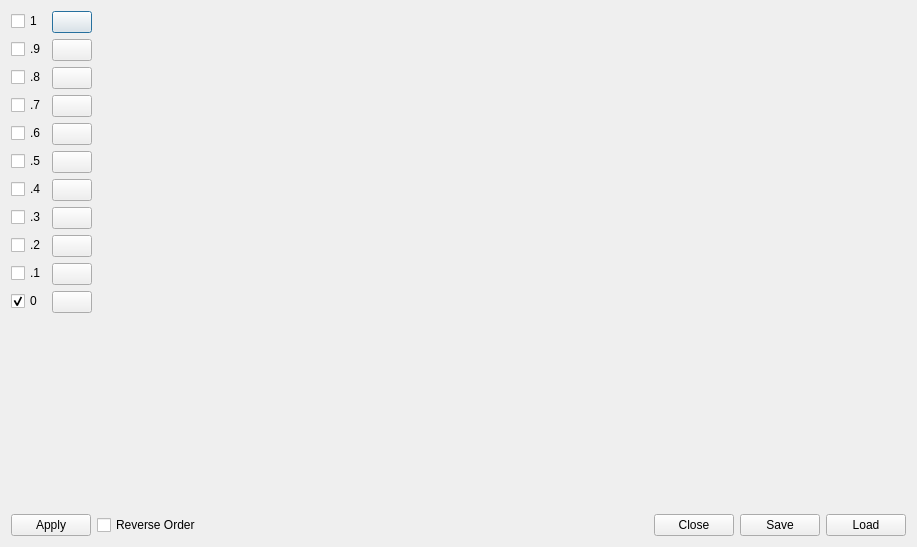
<?xml version="1.0" encoding="UTF-8"?>
<ui version="4.0">
 <class>userColorMapDlg</class>
 <widget class="QDialog" name="userColorMapDlg">
  <property name="geometry">
   <rect>
    <x>0</x>
    <y>0</y>
    <width>917</width>
    <height>547</height>
   </rect>
  </property>
  <property name="windowTitle">
   <string>Dialog</string>
  </property>
  <layout class="QVBoxLayout" name="verticalLayout" stretch="10,1">
   <item>
    <layout class="QHBoxLayout" name="horizontalLayout" stretch="2,20">
     <item>
      <layout class="QFormLayout" name="formLayout">
       <property name="fieldGrowthPolicy">
        <enum>QFormLayout::AllNonFixedFieldsGrow</enum>
       </property>
       <item row="0" column="0">
        <widget class="QCheckBox" name="cb10">
         <property name="text">
          <string>1</string>
         </property>
        </widget>
       </item>
       <item row="0" column="1">
        <widget class="QPushButton" name="pb10">
         <property name="text">
          <string/>
         </property>
        </widget>
       </item>
       <item row="1" column="0">
        <widget class="QCheckBox" name="cb09">
         <property name="text">
          <string>.9</string>
         </property>
        </widget>
       </item>
       <item row="1" column="1">
        <widget class="QPushButton" name="pb09">
         <property name="autoFillBackground">
          <bool>true</bool>
         </property>
         <property name="text">
          <string/>
         </property>
        </widget>
       </item>
       <item row="2" column="0">
        <widget class="QCheckBox" name="cb08">
         <property name="text">
          <string>.8</string>
         </property>
        </widget>
       </item>
       <item row="2" column="1">
        <widget class="QPushButton" name="pb08">
         <property name="text">
          <string/>
         </property>
        </widget>
       </item>
       <item row="3" column="0">
        <widget class="QCheckBox" name="cb07">
         <property name="text">
          <string>.7</string>
         </property>
        </widget>
       </item>
       <item row="3" column="1">
        <widget class="QPushButton" name="pb07">
         <property name="text">
          <string/>
         </property>
        </widget>
       </item>
       <item row="4" column="0">
        <widget class="QCheckBox" name="cb06">
         <property name="text">
          <string>.6</string>
         </property>
        </widget>
       </item>
       <item row="4" column="1">
        <widget class="QPushButton" name="pb06">
         <property name="text">
          <string/>
         </property>
        </widget>
       </item>
       <item row="5" column="0">
        <widget class="QCheckBox" name="cb05">
         <property name="text">
          <string>.5</string>
         </property>
        </widget>
       </item>
       <item row="5" column="1">
        <widget class="QPushButton" name="pb05">
         <property name="text">
          <string/>
         </property>
        </widget>
       </item>
       <item row="6" column="0">
        <widget class="QCheckBox" name="cb04">
         <property name="text">
          <string>.4</string>
         </property>
        </widget>
       </item>
       <item row="6" column="1">
        <widget class="QPushButton" name="pb04">
         <property name="text">
          <string/>
         </property>
        </widget>
       </item>
       <item row="7" column="0">
        <widget class="QCheckBox" name="cb03">
         <property name="text">
          <string>.3</string>
         </property>
        </widget>
       </item>
       <item row="7" column="1">
        <widget class="QPushButton" name="pb03">
         <property name="text">
          <string/>
         </property>
        </widget>
       </item>
       <item row="8" column="0">
        <widget class="QCheckBox" name="cb02">
         <property name="text">
          <string>.2</string>
         </property>
        </widget>
       </item>
       <item row="8" column="1">
        <widget class="QPushButton" name="pb02">
         <property name="text">
          <string/>
         </property>
        </widget>
       </item>
       <item row="9" column="0">
        <widget class="QCheckBox" name="cb01">
         <property name="text">
          <string>.1</string>
         </property>
        </widget>
       </item>
       <item row="9" column="1">
        <widget class="QPushButton" name="pb01">
         <property name="text">
          <string/>
         </property>
        </widget>
       </item>
       <item row="10" column="0">
        <widget class="QCheckBox" name="cb00">
         <property name="text">
          <string>0</string>
         </property>
         <property name="checked">
          <bool>true</bool>
         </property>
        </widget>
       </item>
       <item row="10" column="1">
        <widget class="QPushButton" name="pb00">
         <property name="text">
          <string/>
         </property>
        </widget>
       </item>
      </layout>
     </item>
     <item>
      <widget class="QwtPlot" name="plot" native="true">
       <property name="sizePolicy">
        <sizepolicy hsizetype="Ignored" vsizetype="Ignored">
         <horstretch>0</horstretch>
         <verstretch>0</verstretch>
        </sizepolicy>
       </property>
       <property name="toolTipDuration">
        <number>-7</number>
       </property>
      </widget>
     </item>
    </layout>
   </item>
   <item>
    <layout class="QHBoxLayout" name="horizontalLayout_2">
     <item>
      <widget class="QPushButton" name="apply">
       <property name="text">
        <string>Apply</string>
       </property>
      </widget>
     </item>
     <item>
      <widget class="QCheckBox" name="reverseCB">
       <property name="text">
        <string>Reverse Order</string>
       </property>
      </widget>
     </item>
     <item>
      <widget class="QDialogButtonBox" name="buttonBox">
       <property name="orientation">
        <enum>Qt::Horizontal</enum>
       </property>
       <property name="standardButtons">
        <set>QDialogButtonBox::Close</set>
       </property>
      </widget>
     </item>
     <item>
      <widget class="QPushButton" name="savePb">
       <property name="text">
        <string>Save</string>
       </property>
      </widget>
     </item>
     <item>
      <widget class="QPushButton" name="loadPb">
       <property name="text">
        <string>Load</string>
       </property>
      </widget>
     </item>
    </layout>
   </item>
  </layout>
 </widget>
 <customwidgets>
  <customwidget>
   <class>QwtPlot</class>
   <extends>QWidget</extends>
   <header location="global">qwt_plot.h</header>
   <container>1</container>
  </customwidget>
 </customwidgets>
 <resources/>
 <connections>
  <connection>
   <sender>buttonBox</sender>
   <signal>accepted()</signal>
   <receiver>userColorMapDlg</receiver>
   <slot>accept()</slot>
   <hints>
    <hint type="sourcelabel">
     <x>665</x>
     <y>504</y>
    </hint>
    <hint type="destinationlabel">
     <x>157</x>
     <y>274</y>
    </hint>
   </hints>
  </connection>
  <connection>
   <sender>buttonBox</sender>
   <signal>rejected()</signal>
   <receiver>userColorMapDlg</receiver>
   <slot>reject()</slot>
   <hints>
    <hint type="sourcelabel">
     <x>665</x>
     <y>510</y>
    </hint>
    <hint type="destinationlabel">
     <x>286</x>
     <y>274</y>
    </hint>
   </hints>
  </connection>
 </connections>
</ui>
